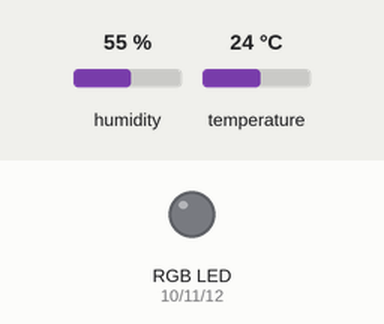
Recording of a sketch running on a simulated Arduino Mega 2560, built with avr-gcc and run on an emulated ATmega2560. On the bench: an RGB LED mixed from three pins (HIGH = lit). Inputs (shaded band) come from the test bench; at power-on: humidity 55 %, temperature 24 °C. What the sketch prints to the serial monitor is not drawn.

Above: at 5.8 s.
5.9 s: humidity set to 22 %
At 9.8 s:
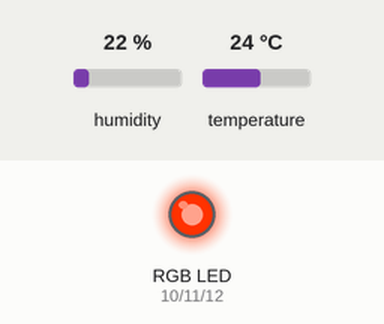
16.5 s: humidity set to 48 %
25.2 s: humidity set to 51 %
At 35.8 s:
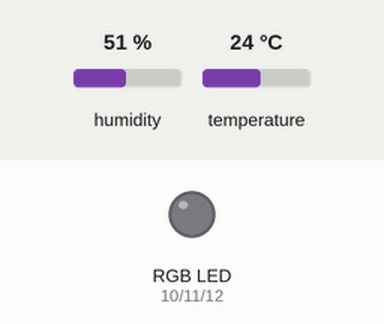
36.0 s: humidity set to 68 %
At 44.5 s:
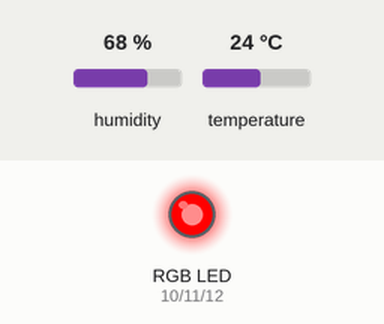
46.5 s: humidity set to 61 %
55.2 s: humidity set to 58 %
At 66.4 s:
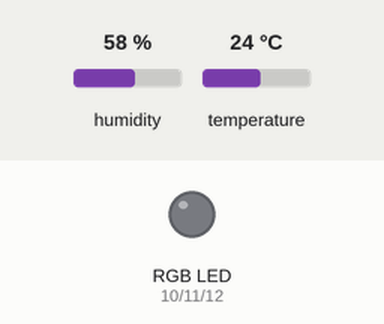
Timing chart, 0 to 67.0 s (numbered marks = the images above; inputs shaded):
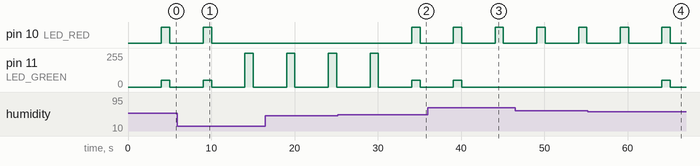

Measured:
- the behaviour switches between 49 and 50 % on humidity (found by bisection; images 1 and 2)
- the behaviour switches between 60 and 59 % on humidity (found by bisection; images 3 and 4)
- after the input at 5.9 s, pin 10 (LED_RED): goes on until 10.0 s, then stays LOW
- after the input at 25.2 s, pin 10 (LED_RED): LOW → HIGH after 8.9 s, → LOW 1.0 s later
- after the input at 36.0 s, pin 11 (LED_GREEN): goes on until 40.1 s, then stays 0/255
- after the input at 55.2 s, pin 11 (LED_GREEN): 0/255 → 50/255 after 8.9 s, → 0/255 1.0 s later

The sketch:

AduMega_TempHumi.ino
```cpp
/*
 * Temperature & Humidity check for Arduino Mega with
 * DHT22 sensor and RGB LED
 * The DHT Sensor is connected to PIN 9
 * RGB PIN Connections: Red 10, Green 11, Blue 12
 * The LED flashes every 2 seconds and returns a
 * color which indicates the humidity level in the room
 * Red: too high humidity, Green: humidity ok,
 * Orange: fresh air recommended
 * Author: Alper Sevinc
 * Date: 2018-01-29
 */

#include "Arduino.h"
#include "DHT.h"

#define DHTPIN 9
#define DHTTYPE DHT22 //DHT11, DHT21, DHT22
#define DELAYTIME 1000 //general delay time of the test
#define LED_RED 10
#define LED_GREEN 11
#define LED_BLUE 12
int i;

DHT dht(DHTPIN, DHTTYPE);

//The setup function is called once at startup of the sketch
void setup()
{
// Add your initialization code here
	// init serial for monitoring
	Serial.begin(9600);
	Serial.println("DHT22 - Temperature/Humidity Measurement");

	// start dht sensor
	dht.begin();

	// set pin numbering
	pinMode(LED_RED, OUTPUT);
	pinMode(LED_GREEN, OUTPUT);
	pinMode(LED_BLUE, OUTPUT);
}

// The loop function is called in an endless loop
void loop()
{
	// get humidity and temperature
	float humi = dht.readHumidity();
	float temp = dht.readTemperature();

	for (i = 0; i < 2; ++i)
	{
		if (isnan(humi) || isnan(temp))
		{
			Serial.println("Error while reading sensor!");
		}
		else
		{
		    Serial.print("Humidity: ");
		    Serial.print(humi);
		    Serial.print(" %rH\t");
		    Serial.print("Temperature: ");
		    Serial.print(temp);
		    Serial.println("°C");
		}

		delay(2*DELAYTIME);
	}

	// set different colors for humidity
	if (humi >= 60)
	{
		analogWrite(LED_RED, 255);
		analogWrite(LED_GREEN, 0);
		analogWrite(LED_BLUE, 0);
	}
	else if (humi >= 50){
		analogWrite(LED_RED, 255);
		analogWrite(LED_GREEN, 50);
		analogWrite(LED_BLUE, 0);
	}
	else if (humi >= 20){
		analogWrite(LED_RED, 0);
		analogWrite(LED_GREEN, 255);
		analogWrite(LED_BLUE, 0);
	}
	else
	{
		analogWrite(LED_RED, 0);
		analogWrite(LED_GREEN, 0);
		analogWrite(LED_BLUE, 255);
	}

	delay(DELAYTIME);

	digitalWrite(LED_RED, LOW);
	digitalWrite(LED_GREEN, LOW);
	digitalWrite(LED_BLUE, LOW);
}
```

sloeber.ino.cpp
```cpp
#ifdef __IN_ECLIPSE__
//This is a automatic generated file
//Please do not modify this file
//If you touch this file your change will be overwritten during the next build
//This file has been generated on 2018-01-29 17:54:15

#include "Arduino.h"
#include "Arduino.h"
#include "DHT.h"

void setup() ;
void loop() ;

#include "AduMega_TempHumi.ino"


#endif
```
